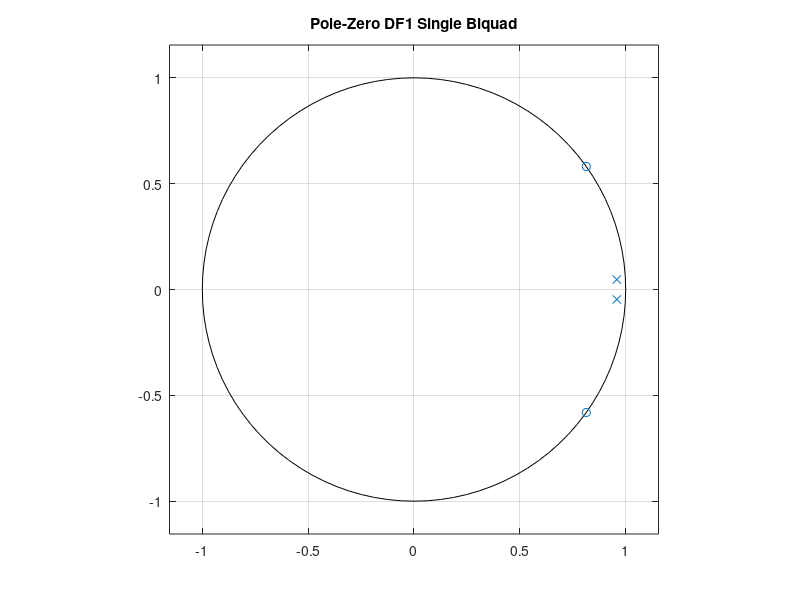
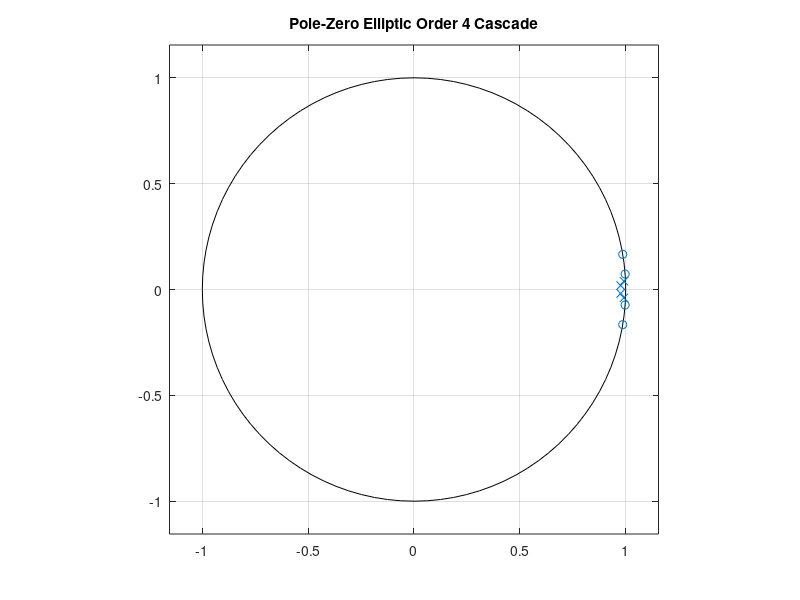

Recreate these plots in MATLAB, in order.
% He so Q2.28 cho IIR Elliptic bac 4 (2 biquad cascade)
% fs = 35511 Hz, fc = 200 Hz, Rp = 0.1 dB, Rs = 40 dB
%   A1_C = round(a1 * 2^28),  A2_C = round(a2 * 2^28)
%   DF1 : y[n]  = B0*x[n] + B1*x[n-1] + B2*x[n-2] - A1*y[n-1] - A2*y[n-2]
%   TDF2: y[n]  = (B0*x[n] + w1[n-1]) >> 28
%         w1[n] = B1*x[n] - A1*y[n] + w2[n-1]
%         w2[n] = B2*x[n] - A2*y[n]
fs = 35511; fc = 200;
Wc = fc/(fs/2);
%% DF1 single biquad 2nd-order
[z1,p1,k1] = ellip(2,0.1,40,Wc);
sos_df1 = zp2sos(z1,p1,k1);
fprintf('\n DF1 SINGLE BIQUAD Q2.28 \n');
B = sos_df1(1,1:3);
A = sos_df1(1,4:6);
scale = 28;
DF1_B0 = round(B(1)*2^scale);
DF1_B1 = round(B(2)*2^scale);
DF1_B2 = round(B(3)*2^scale);

DF1_A1 = round(A(2)*2^scale);
DF1_A2 = round(A(3)*2^scale);

fprintf('B0 = %d\n',DF1_B0);
fprintf('B1 = %d\n',DF1_B1);
fprintf('B2 = %d\n',DF1_B2);
fprintf('A1 = %d\n',DF1_A1);
fprintf('A2 = %d\n',DF1_A2);
%% DF1 Cascade
[z,p,k] = ellip(4,0.1,40,Wc);
[sos,g] = zp2sos(z,p,k);
% dua gain vao stage 1
sos(1,1:3)=sos(1,1:3)*g;
fprintf('\n CASCADE ORDER 4 Q2.28 \n');
coeffs=zeros(2,5);
for s=1:2
    Bs=sos(s,1:3);
    As=sos(s,4:6);
    B0=round(Bs(1)*2^scale);
    B1=round(Bs(2)*2^scale);
    B2=round(Bs(3)*2^scale);
    A1=round(As(2)*2^scale);
    A2=round(As(3)*2^scale);
    coeffs(s,:)=[B0 B1 B2 A1 A2];
    fprintf('\n// Stage %d\n',s);
    fprintf('B0=%d\n',B0);
    fprintf('B1=%d\n',B1);
    fprintf('B2=%d\n',B2);
    fprintf('A1=%d\n',A1);
    fprintf('A2=%d\n',A2);
end

%% kiểm tra lượng tử
fprintf('\n Quantization error \n');
Bq1=coeffs(1,1:3)/2^scale;
Aq1=[1 coeffs(1,4:5)/2^scale];
Bq2=coeffs(2,1:3)/2^scale;
Aq2=[1 coeffs(2,4:5)/2^scale];
fprintf('Stage1 B error %.2e\n',max(abs(sos(1,1:3)-Bq1)));
fprintf('Stage2 B error %.2e\n',max(abs(sos(2,1:3)-Bq2)));

%% poles & zeros
figure;
% single biquad
[z_df1,p_df1,k_df1] = sos2zp(sos_df1);
zplane(z_df1,p_df1);
grid on;
title('Pole-Zero DF1 Single Biquad');

figure;
% cascade order 4
[z_cas,p_cas,k_cas] = sos2zp(sos);
zplane(z_cas,p_cas);
grid on;
title('Pole-Zero Elliptic Order 4 Cascade');
